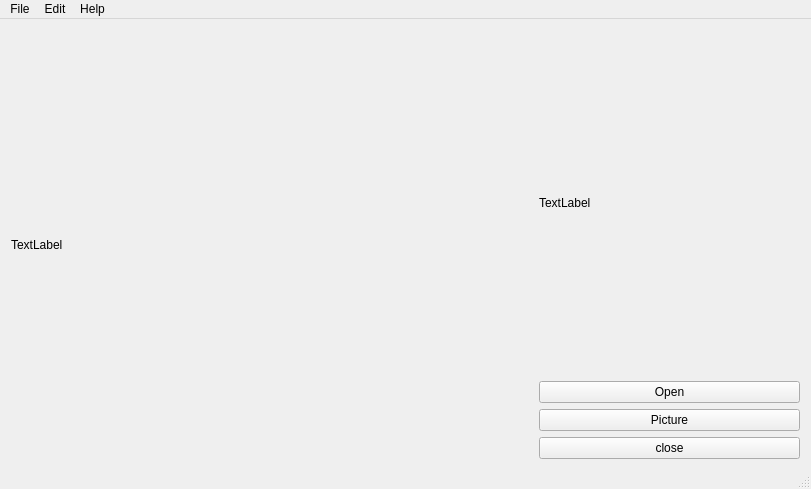
<?xml version="1.0" encoding="UTF-8"?>
<ui version="4.0">
 <class>MainWindow</class>
 <widget class="QMainWindow" name="MainWindow">
  <property name="geometry">
   <rect>
    <x>0</x>
    <y>0</y>
    <width>811</width>
    <height>489</height>
   </rect>
  </property>
  <property name="sizePolicy">
   <sizepolicy hsizetype="Minimum" vsizetype="Preferred">
    <horstretch>0</horstretch>
    <verstretch>0</verstretch>
   </sizepolicy>
  </property>
  <property name="minimumSize">
   <size>
    <width>200</width>
    <height>0</height>
   </size>
  </property>
  <property name="windowTitle">
   <string>MainWindow</string>
  </property>
  <widget class="QWidget" name="centralWidget">
   <widget class="QWidget" name="gridLayoutWidget">
    <property name="geometry">
     <rect>
      <x>0</x>
      <y>0</y>
      <width>811</width>
      <height>451</height>
     </rect>
    </property>
    <layout class="QGridLayout" name="gridLayout_2" columnstretch="2,1">
     <item row="0" column="0">
      <widget class="QLabel" name="label">
       <property name="text">
        <string>TextLabel</string>
       </property>
      </widget>
     </item>
     <item row="0" column="1">
      <layout class="QVBoxLayout" name="verticalLayout">
       <item>
        <widget class="QLabel" name="label_2">
         <property name="text">
          <string>TextLabel</string>
         </property>
        </widget>
       </item>
       <item>
        <widget class="QPushButton" name="open">
         <property name="text">
          <string>Open</string>
         </property>
        </widget>
       </item>
       <item>
        <widget class="QPushButton" name="pic">
         <property name="text">
          <string>Picture</string>
         </property>
        </widget>
       </item>
       <item>
        <widget class="QPushButton" name="closeCam">
         <property name="text">
          <string>close</string>
         </property>
        </widget>
       </item>
      </layout>
     </item>
    </layout>
   </widget>
  </widget>
  <widget class="QMenuBar" name="menuBar">
   <property name="geometry">
    <rect>
     <x>0</x>
     <y>0</y>
     <width>811</width>
     <height>22</height>
    </rect>
   </property>
   <widget class="QMenu" name="menuFile">
    <property name="title">
     <string>File</string>
    </property>
    <addaction name="actionOpen"/>
    <addaction name="separator"/>
   </widget>
   <widget class="QMenu" name="menuEdit">
    <property name="title">
     <string>Edit</string>
    </property>
    <addaction name="actionCopy"/>
   </widget>
   <widget class="QMenu" name="menuhelp">
    <property name="title">
     <string>Help</string>
    </property>
    <addaction name="actionHelp"/>
   </widget>
   <addaction name="menuFile"/>
   <addaction name="menuEdit"/>
   <addaction name="menuhelp"/>
  </widget>
  <widget class="QStatusBar" name="statusBar"/>
  <action name="actionOpen">
   <property name="text">
    <string>Open</string>
   </property>
  </action>
  <action name="actionCopy">
   <property name="text">
    <string>Copy</string>
   </property>
  </action>
  <action name="actionHelp">
   <property name="text">
    <string>Help</string>
   </property>
  </action>
 </widget>
 <layoutdefault spacing="6" margin="11"/>
 <resources/>
 <connections/>
</ui>
